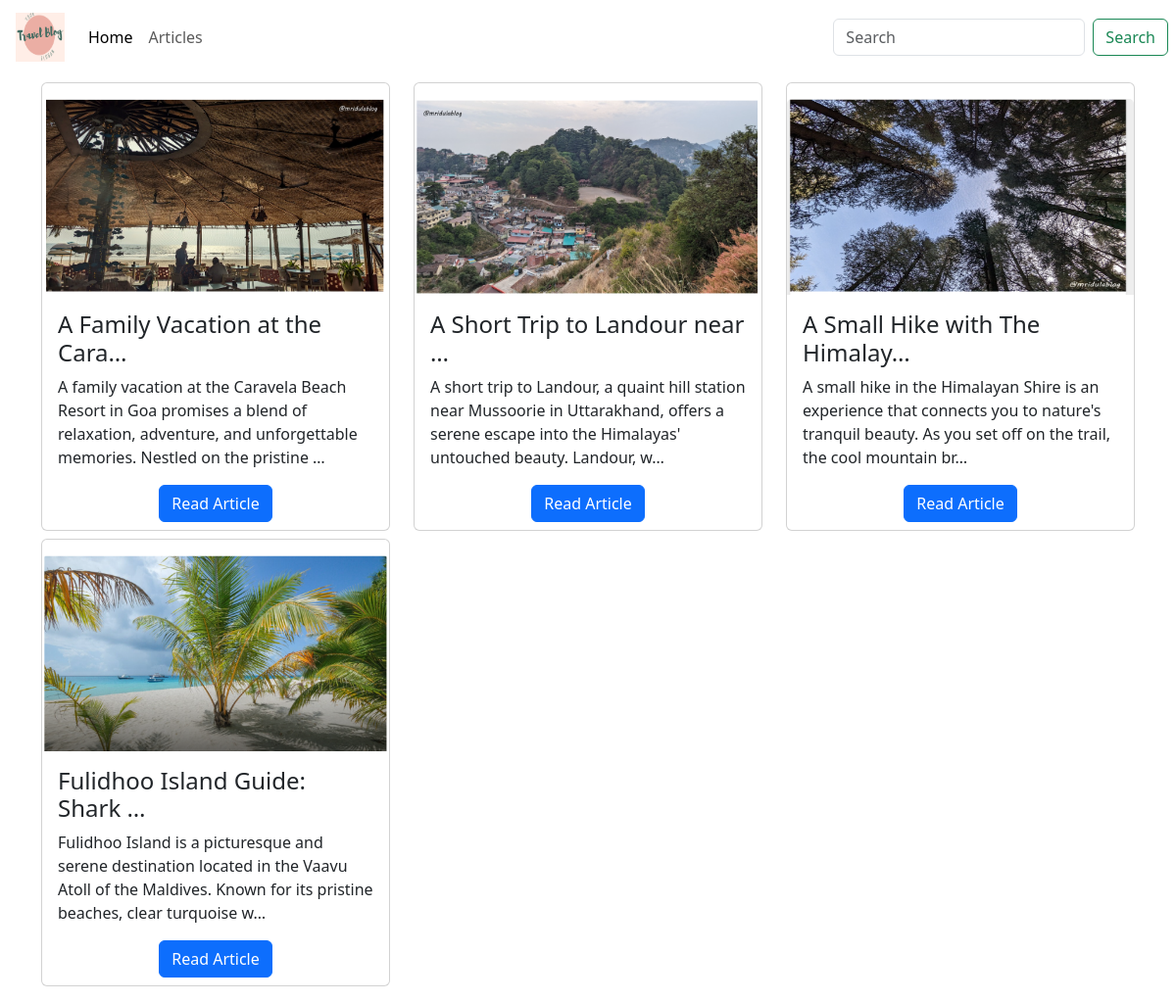
Page /blog/all on the earlier database version.
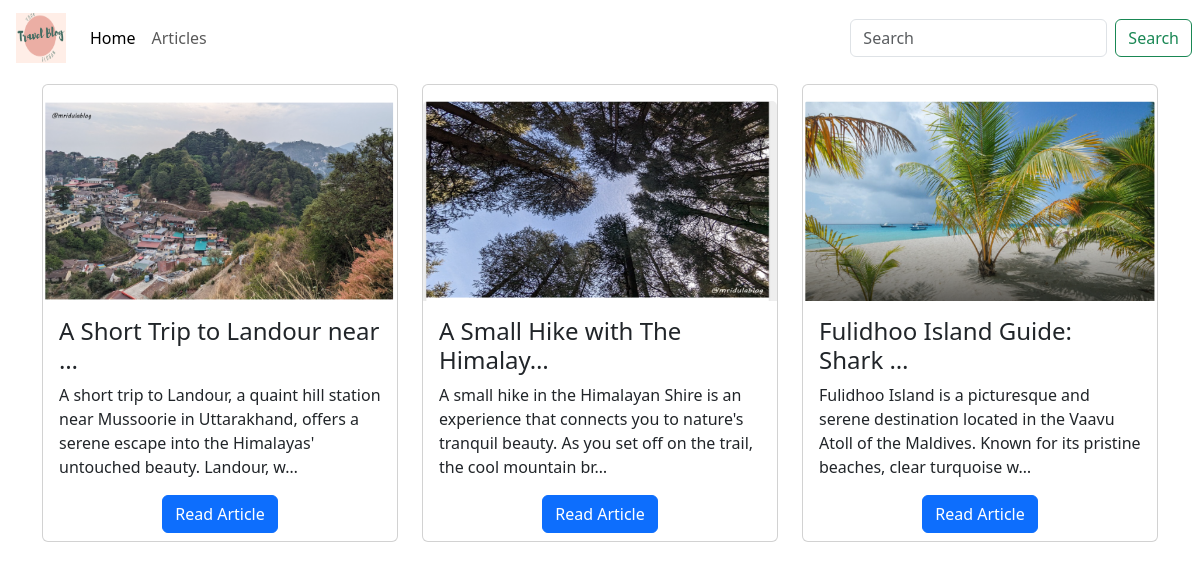
Same page on the later database version.
### blog/models.py (models this page shows)
class Article(models.Model):
    author = models.ForeignKey('auth.User', on_delete=models.CASCADE)
    title = models.CharField(max_length = 150)
    content = models.TextField()
    image = models.ImageField(upload_to="articles/")
    created_at = models.DateTimeField(auto_now_add=True)

### blog/views.py (the view)
# urls.py: path("blog/all", blog_views.blog_list_view, name = "blog_list"),
def blog_list_view(request):
    return render(
        request,
        'blog_list.html',
        context={
            'articles': Article.objects.all()
        }
    )

### templates/blog_list.html (shortened to what this page needs)
{% extends 'layout/base.html' %}
{% block content %}
<div class="container my-2">
    <div class="row">
        {% for item in articles %}
        <div class="col-md-4 mb-2 d-flex">
            <div class="card h-100 d-flex align-items-center">
                <img class="card-img-top mt-3 img-fluid" src="{{item.image.url}}" alt="{{item.title}}"
                    style="height: 200px;" />
                <div class="card-body">
                    <h4 class="card-title">{{item.title|truncatechars:30}}</h4>
                    <p class="card-text">{{item.content|truncatechars:150}}</p>
                </div>
                <a href="{% url 'article' item.id %}" class="btn btn-primary w-auto mb-2">Read Article</a>
            </div>
        </div>
        {% endfor %}
    </div>
</div>
{% endblock content %}

### templates/layout/base.html (shortened to what this page needs)
{% load static %}
<!doctype html>
<html lang="en">
<head>
    <link href="https://cdn.jsdelivr.net/npm/bootstrap@5.3.2/dist/css/bootstrap.min.css" rel="stylesheet"
 />
    <link rel="stylesheet" href="https://cdnjs.cloudflare.com/ajax/libs/font-awesome/6.2.0/css/all.min.css"
 />
</head>
<body>
    <header>
        <nav class="navbar navbar-expand-lg navbar-light">
            <a class="navbar-brand" href="#">
                <img src="{% static 'images/logo.png' %}" alt="" width="50", height="50" class="d-inline ms-3" >
            </a>
            <div class="collapse navbar-collapse" id="collapsibleNavId">
                <ul class="navbar-nav me-auto mt-2 mt-lg-0">
                    <li class="nav-item">
                        <a class="nav-link active" href="{% url 'index' %}" aria-current="page">Home </a>
                    </li>
                    <li class="nav-item">
                        <a class="nav-link" href="{% url 'blog_list' %}">Articles</a>
                    </li>
                </ul>
                <form class="d-flex my-2 my-lg-0">
                    <input class="form-control me-sm-2" type="text" placeholder="Search" />
                    <button class="btn btn-outline-success my-2 my-sm-0" type="submit">
                        Search
                    </button>
                </form>
            </div>
        </nav>
    </header>
    <main>
        {% block content %}
        {% endblock content %}
    </main>
</body>
</html>

Differences in the rows shown:
removed Article: image (picture), title "A Family Vacation at the Cara…", content "A family vacation at the Caravela Beach Resort in Goa promises a blend of relaxation, adventure, and unforgettable memories. Nestled on the pristine …"
